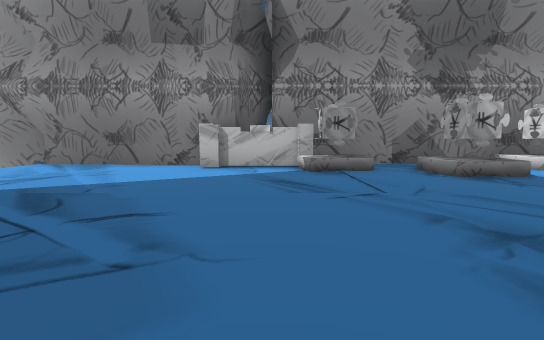
View 1 (above)

15 first-person views from a walk through a 3-D level made in the Unity game engine. The camera is 1.3 m above the floor, tilts 6° down and sees 85° across. The floor is counted in squares, 2 m on a side. Each view is taken from the middle of a square. On the plan, view 1 faces up. The plan holds only what a view shows up to about 9 squares ahead; the rest is blank. The place goes on beyond the plan. The player is left out.

View 2
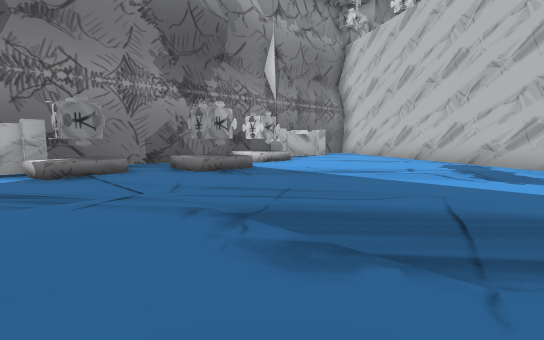

View 3
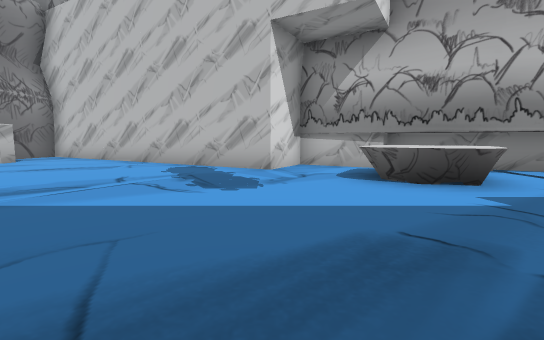

View 4
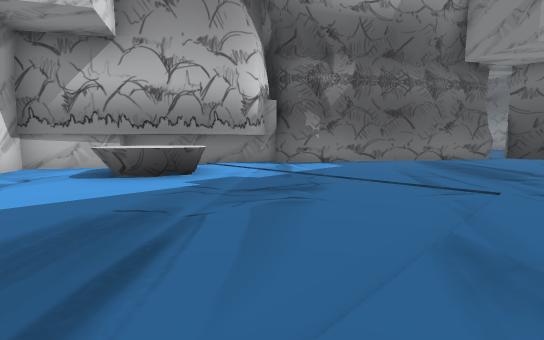

View 5
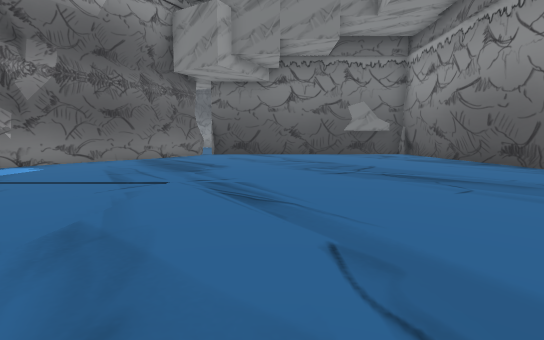

View 6
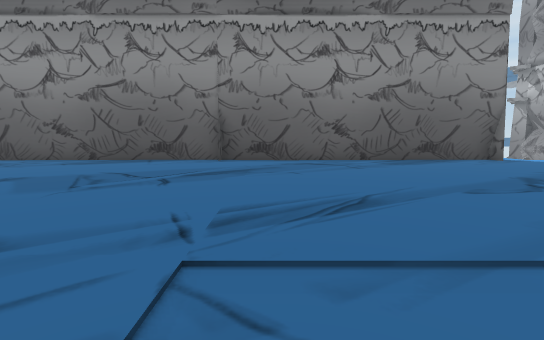

View 7
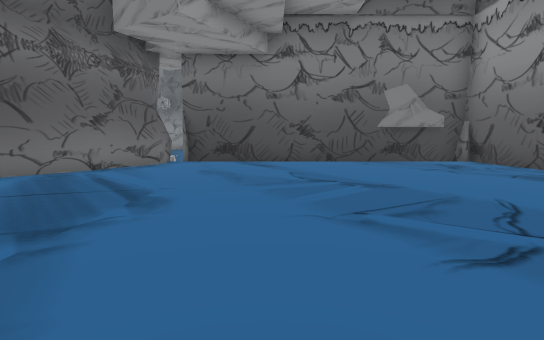

View 8
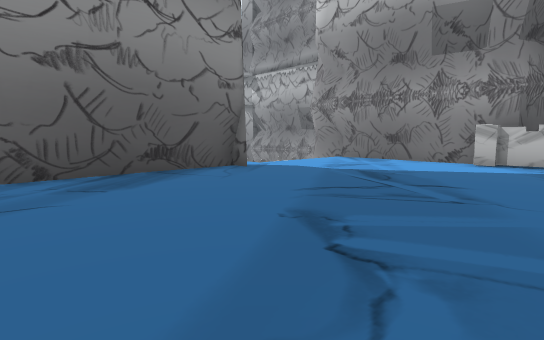

View 9
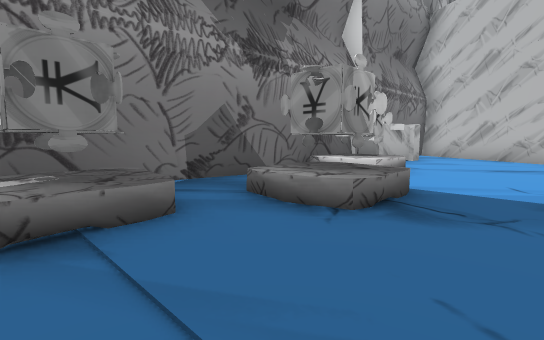

View 10
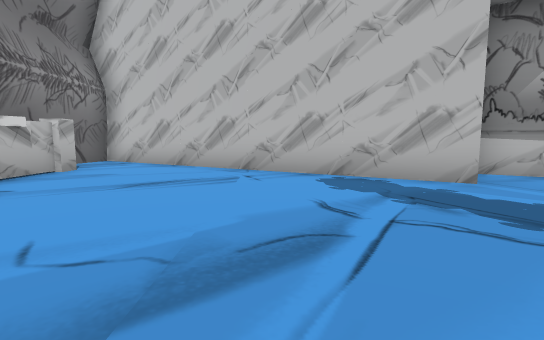

View 11
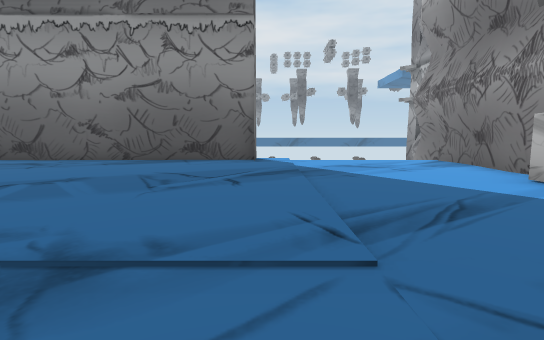

View 12
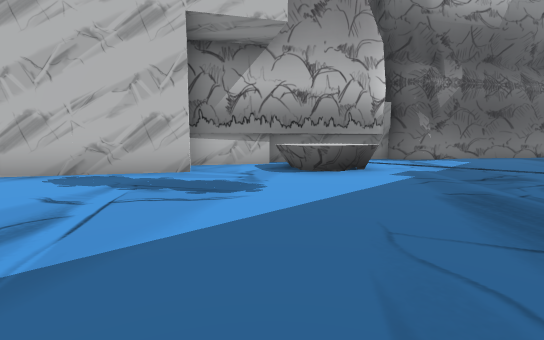

View 13
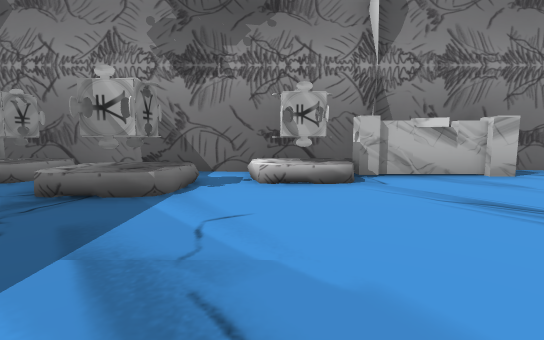

View 14
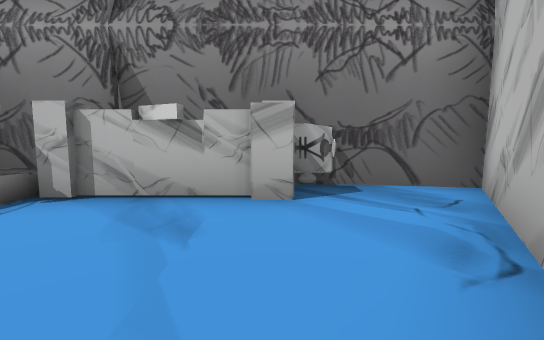

View 15
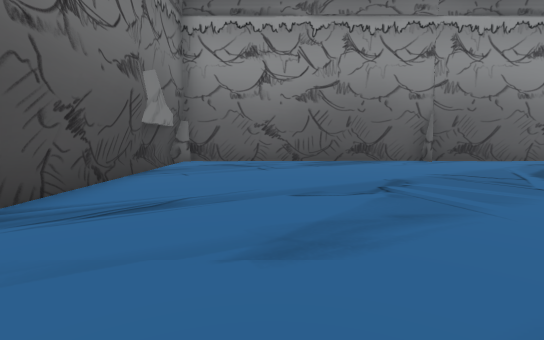

### Floor plan
Key: @ floor where view 1 was taken; # wall or solid block; . floor; = window, fence, low wall or low ledge; ^ raised ledge; O other object.
Columns run from 7 left of view 1 to 13 right of it. Each row starts with its distance up from view 1.
  8 ####################O
  7  .....O.OOOOOOO..O..O
  6  .........OOO......O
  5  .................OO
  4  .................OO
  3  ................OOO
  2  #...............OOO
  1  #..............OOO
  0  #.....@........OOO
 -1  #............=..#
 -2  #...........^^^##
 -3  #...........^^^#
 -4  #.............##
 -5  #............##
 -6  #............#
 -7  #...........##
 -8  #...........#
 -9  #..........##
-10  #.........##
-11  #........##
-12  #........#
-13  ##########

Where each view was taken, in squares from view 1:
view 1: 0 up, 0 right, facing up
view 2: 0 up, 0 right, facing up-right
view 3: 0 up, 2 right, facing right
view 4: 0 up, 1 right, facing down-right
view 5: 0 up, 0 right, facing down
view 6: 4 down, 3 right, facing left
view 7: 4 down, 0 right, facing down
view 8: 2 down, 0 right, facing up-left
view 9: 4 up, 1 right, facing up-right
view 10: 3 up, 4 right, facing right
view 11: 3 up, 3 right, facing left
view 12: 3 up, 3 right, facing down-right
view 13: 2 up, 6 right, facing up
view 14: 4 up, 10 right, facing up
view 15: 10 down, 3 right, facing left
